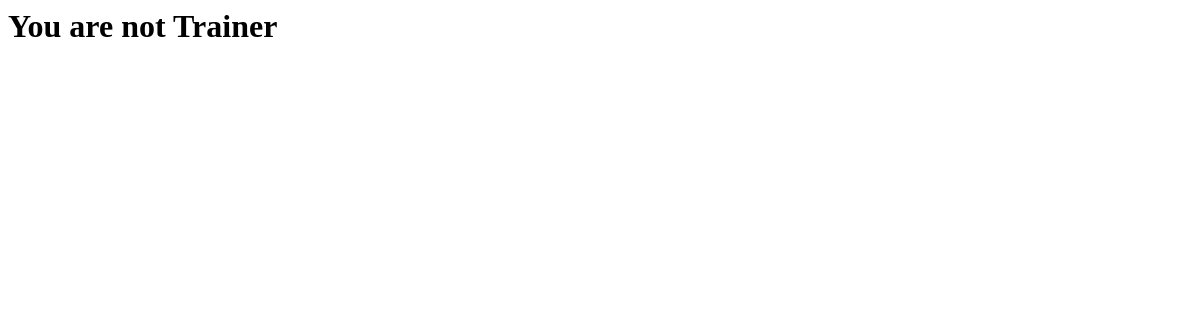
Page /notifications/11/ (signed in) on the earlier database version.
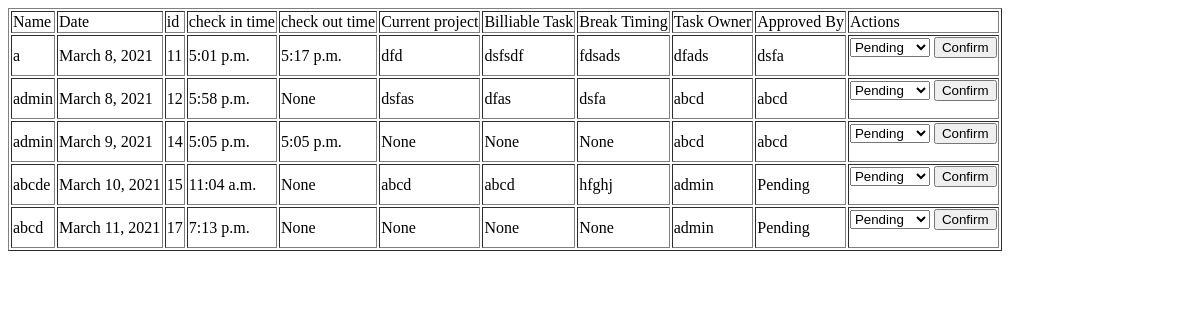
Same page on the later database version.
### ExcelSheet/models.py (models this page shows)
class Routine(models.Model):
    user_id = models.ForeignKey(User, on_delete=models.CASCADE)
    today_date = models.DateField(max_length=20)
    check_in_times = models.TimeField(max_length=20, null=True)
    in_location = models.CharField(max_length=150, null=True)
    in_ip = models.CharField(max_length=30, null=True)
    check_out_time = models.TimeField(max_length=20, null=True)
    out_location = models.CharField(max_length=150, null=True)
    out_ip = models.CharField(max_length=20, null=True)
    current_project = models.CharField(max_length=30, null=True)
    billable_task = models.TextField(null=True)
    break_time = models.TextField(max_length=20, null=True)
    task_owner = models.CharField(max_length=30, null=True)
    approved_by = models.CharField(max_length=30, null=True)

### ExcelSheet/views.py (the view)
# urls.py: path('notifications/<int:pk>/', views.notifications, name='notifications'),
@login_required(login_url=login_url)
def notifications(request, pk):
    if request.method == 'POST':
        routine = Routine.objects.get(pk=pk)
        approval = request.POST.get('approval')
        print('aman paliwal')
        if approval == 'approved':
            routine.approved_by = str(request.user)
            routine.save()
        return HttpResponseRedirect('/notifications/'+str(request.user.id)+'/')
    else:
        routines = Routine.objects.filter(Q(approved_by__icontains=str(request.user)) and Q(task_owner__contains=str(request.user)))
        context = {'routines':routines}
        return render(request,'notification.html',context)

### ExcelSheet/templatetags/template_auth.py (called while the page is built)
@register.filter(name='has_group')
def has_group(group, user_id):
    group_user = User.objects.filter(groups__name=group)
    for gr in group_user:
        if gr.pk == user_id:
            return True
    return False

### templates/notification.html (shortened to what this page needs)
{% load template_auth %}
{% if 'trainers'|has_group:request.user.id %}
    {% if routines %}
        <table border="1px solid black">
            <thead>
            <tr>
                <td>Name</td>
                <td>Date</td>
                <td>id</td>
                <td>check in time</td>
                <td>check out time</td>
                <td>Current project</td>
                <td>Billiable Task</td>
                <td>Break Timing</td>
                <td>Task Owner</td>
                <td>Approved By</td>
                <td>Actions</td>
            </tr>
            </thead>
            <tbody>
        {% for routine in routines %}
            <tr>
                <td>{{ routine.user_id.username }}</td>
                <td>{{ routine.today_date }}</td>
                <td>{{ routine.id }}</td>
                <td>{{ routine.check_in_times }}</td>
                <td>{{ routine.check_out_time }}</td>
                <td>{{ routine.current_project }}</td>
                <td>{{ routine.billable_task }}</td>
                <td>{{ routine.break_time }}</td>
                <td>{{ routine.task_owner }}</td>
                <td>{{ routine.approved_by }}</td>
                <td>
                    <form method="post" action="{% url 'notifications' routine.id %}">
                        <select name="approval">
                            <option value="pending">Pending</option>
                        </select>
                        <input type="submit" value="Confirm">
                    </form>
                </td>
            </tr>
        {% endfor %}
            </tbody>
        </table>
    {% endif %}
{% else %}
    <h1>You are not Trainer</h1>
{% endif %}

Differences in the rows shown:
now on this page (row unchanged): Routine: user_id.username "a", today_date "March 8, 2021", id "11", check_in_times "5:01 p.m.", check_out_time "5:17 p.m.", current_project "dfd", billable_task "dsfsdf", break_time "fdsads", task_owner "dfads", approved_by "dsfa"
added Routine: user_id.username "admin", today_date "March 8, 2021", id "12", check_in_times "5:58 p.m.", check_out_time "None", current_project "dsfas", billable_task "dfas", break_time "dsfa", task_owner "abcd", approved_by "abcd"
added Routine: user_id.username "admin", today_date "March 9, 2021", id "14", check_in_times "5:05 p.m.", check_out_time "5:05 p.m.", current_project "None", billable_task "None", break_time "None", task_owner "abcd", approved_by "abcd"
added Routine: user_id.username "abcde", today_date "March 10, 2021", id "15", check_in_times "11:04 a.m.", check_out_time "None", current_project "abcd", billable_task "abcd", break_time "hfghj", task_owner "admin", approved_by "Pending"
added Routine: user_id.username "abcd", today_date "March 11, 2021", id "17", check_in_times "7:13 p.m.", check_out_time "None", current_project "None", billable_task "None", break_time "None", task_owner "admin", approved_by "Pending"
Other differences:
text no longer shown: "You are not Trainer"
text now shown: "Name Date id check in time check out time Current project Billiable Task Break Timing Task Owner Approved By Actions"
